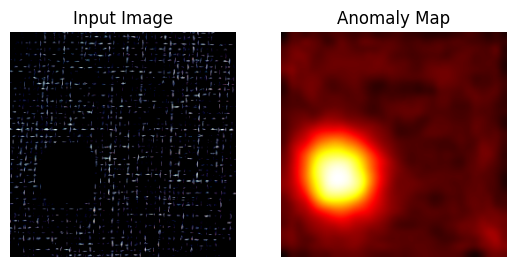

The Python source for this figure:
# -*- coding: utf-8 -*-
"""patchcore.ipynb

Automatically generated by Colab.

Original file is located at
    https://colab.research.google.com/drive/1AP7jKXHcPw7lQtt3lKu2SsRNHhkefk-D
"""

pip install anomalib torch torchvision

from anomalib.data import MVTecAD
from anomalib.models import Patchcore
from anomalib.engine import Engine

# 1️⃣ Dataset
datamodule = MVTecAD(
    root="/content/drive/MyDrive/patch",
    category="carpet",
    #image_size=256,
)
datamodule.setup()

# Check train/test
print("Train samples:", len(datamodule.train_dataloader().dataset))
print("Test samples:", len(datamodule.test_dataloader().dataset))

# 2️⃣ Model
model = Patchcore(
    backbone="resnet18",
    layers=["layer2", "layer3"],
    coreset_sampling_ratio=0.01,
)

# 3️⃣ Engine (⚡ the key is max_epochs=1)
engine = Engine(
    accelerator="cpu",
    devices=1,
    max_epochs=1,              # REQUIRED to populate memory bank
    enable_progress_bar=False,
    logger=False,
)

# 4️⃣ Build memory bank (this will run one "training" epoch)
engine.fit(model=model, datamodule=datamodule)

# If this works, memory exists
results = engine.test(model=model, datamodule=datamodule)
print("PatchCore inference successful")

predictions = engine.predict(model=model, datamodule=datamodule)
preds = predictions[0] # Assuming you want predictions from the first batch

print(preds.pred_score.shape)     # anomaly score per image
print(preds.anomaly_map.shape)    # pixel-level anomaly heatmap

print(results)

import matplotlib.pyplot as plt

img = preds.image[0].permute(1,2,0).cpu().numpy()
heatmap = preds.anomaly_map[0].cpu().numpy()

plt.subplot(1,2,1)
plt.title("Input Image")
plt.imshow(img)
plt.axis("off")

plt.subplot(1,2,2)
plt.title("Anomaly Map")
plt.imshow(heatmap, cmap="hot")
plt.axis("off")

plt.show()
